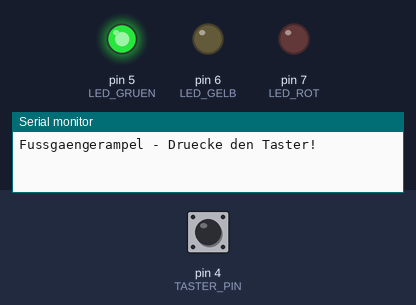
A sketch run on a simulated Arduino Uno, built with avr-gcc and run on an emulated ATmega328P. Shown: output pins drawn as LEDs (lit = HIGH), the last lines printed to the serial monitor. Inputs (shaded band) come from the test bench; at power-on: pin 4 (TASTER_PIN) HIGH.

Above: at 1.2 s.
1.3 s: pin 4 (TASTER_PIN) pulled LOW for 0.15 s
At 2.0 s:
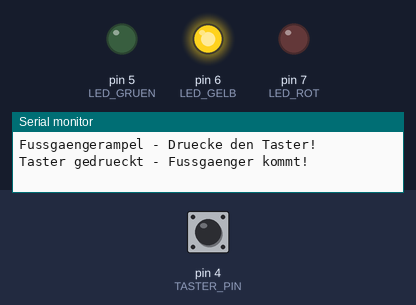
At 4.7 s:
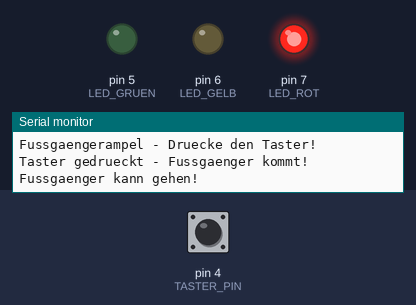
7.4 s: pin 4 (TASTER_PIN) pulled LOW for 3.2 s
At 9.2 s:
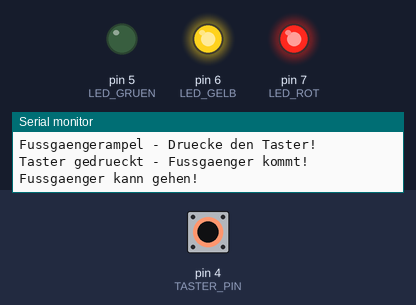
Timing chart, 0 to 18.1 s (numbered marks = the images above; inputs shaded):
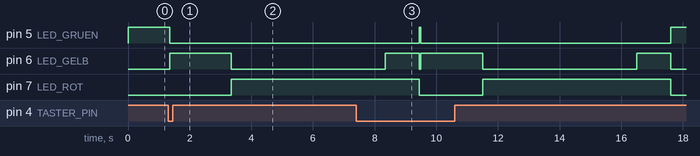

Measured:
- after the input at 1.3 s, pin 5 (LED_GRUEN): HIGH → LOW after 0.05 s; pin 6 (LED_GELB): LOW → HIGH after 0.05 s, → LOW 2.0 s later; pin 7 (LED_ROT): LOW → HIGH after 2.1 s

The sketch:

challenge1_fussgaenger.ino
```cpp
// B02 Challenge 1: Fußgängerampel
// Taster drücken -> Ampel wechselt auf Grün für Fußgänger

const int LED_ROT = 7;
const int LED_GELB = 6;
const int LED_GRUEN = 5;
const int TASTER_PIN = 4;

void ampel(int rot, int gelb, int gruen) {
  digitalWrite(LED_ROT, rot);
  digitalWrite(LED_GELB, gelb);
  digitalWrite(LED_GRUEN, gruen);
}

void setup() {
  pinMode(LED_ROT, OUTPUT);
  pinMode(LED_GELB, OUTPUT);
  pinMode(LED_GRUEN, OUTPUT);
  pinMode(TASTER_PIN, INPUT_PULLUP);
  Serial.begin(9600);
  Serial.println("Fussgaengerampel - Druecke den Taster!");
}

void loop() {
  // Normal: Rot fuer Fussgaenger (Auto hat Gruen)
  ampel(LOW, LOW, HIGH);

  // Warten auf Tastendruck
  if (digitalRead(TASTER_PIN) == LOW) {
    delay(50);  // Entprellen
    if (digitalRead(TASTER_PIN) == LOW) {
      Serial.println("Taster gedrueckt - Fussgaenger kommt!");

      // Autos: Gelb
      ampel(LOW, HIGH, LOW);
      delay(2000);

      // Autos: Rot (Fussgaenger hat Gruen)
      ampel(HIGH, LOW, LOW);
      Serial.println("Fussgaenger kann gehen!");
      delay(5000);

      // Autos: Rot+Gelb
      ampel(HIGH, HIGH, LOW);
      delay(1000);

      // Zurueck zu Gruen fuer Autos
      Serial.println("Autos fahren wieder");
    }
  }
  delay(100);
}
```
